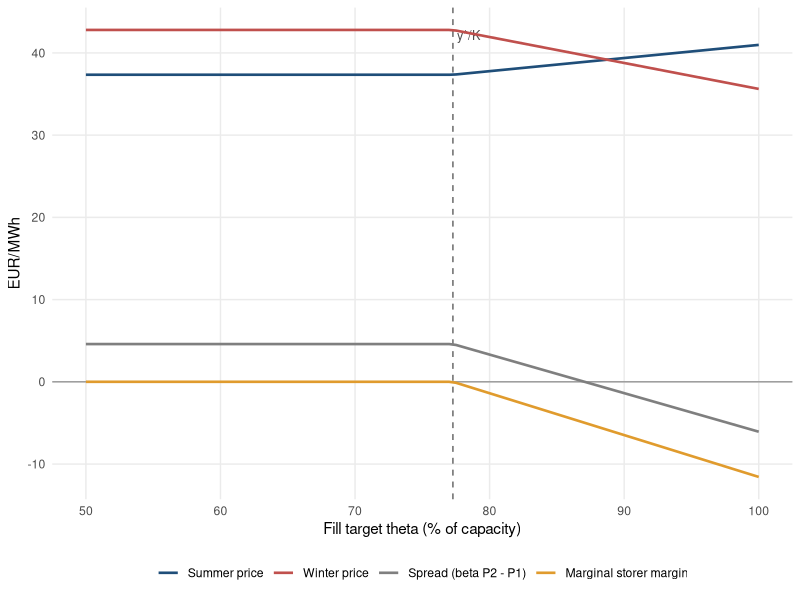
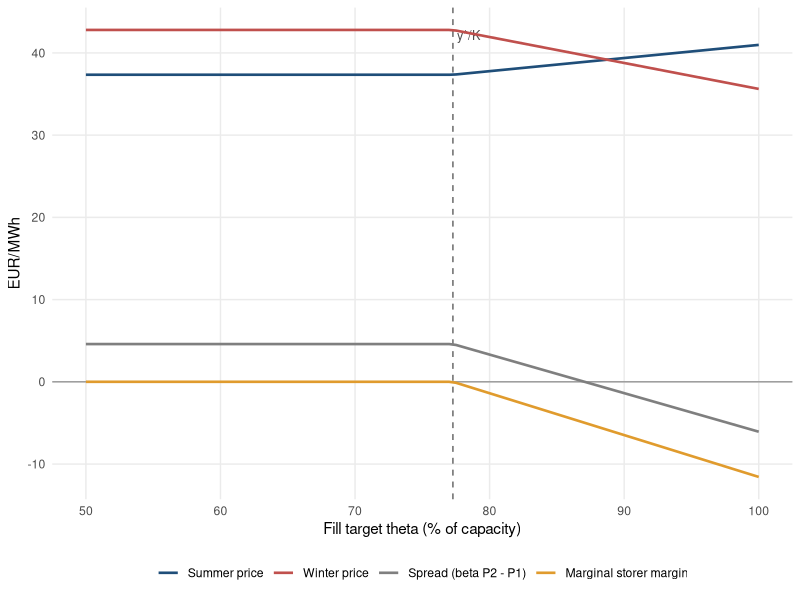
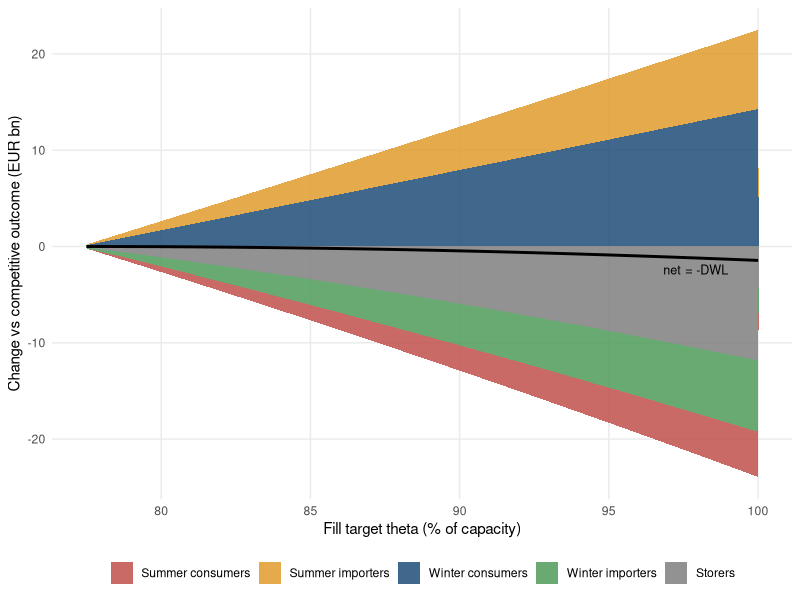
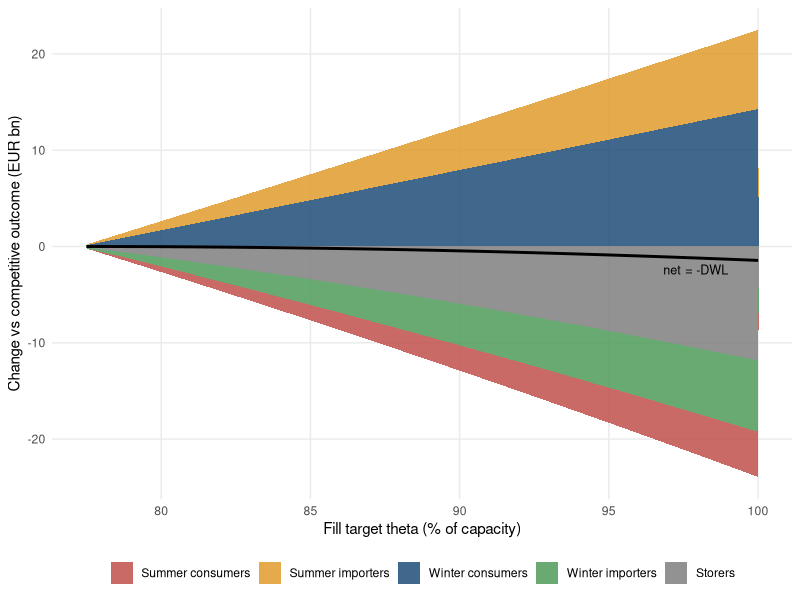
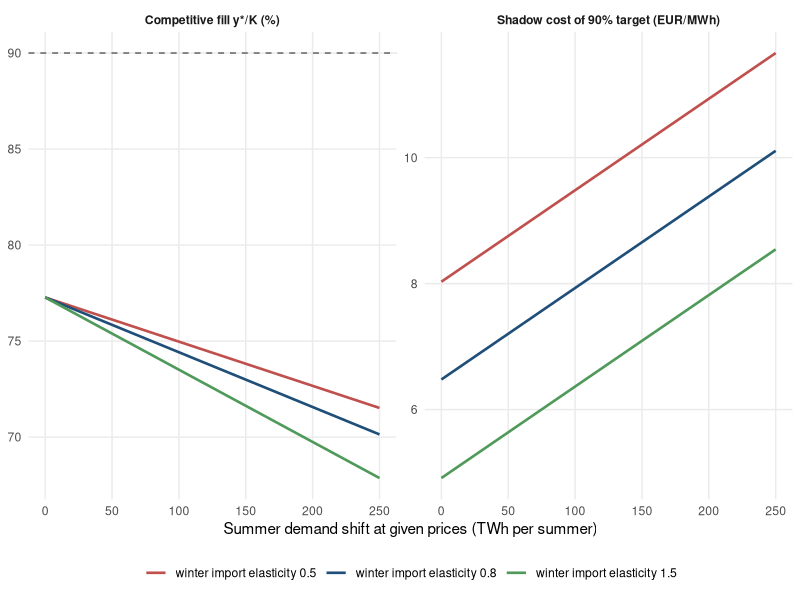
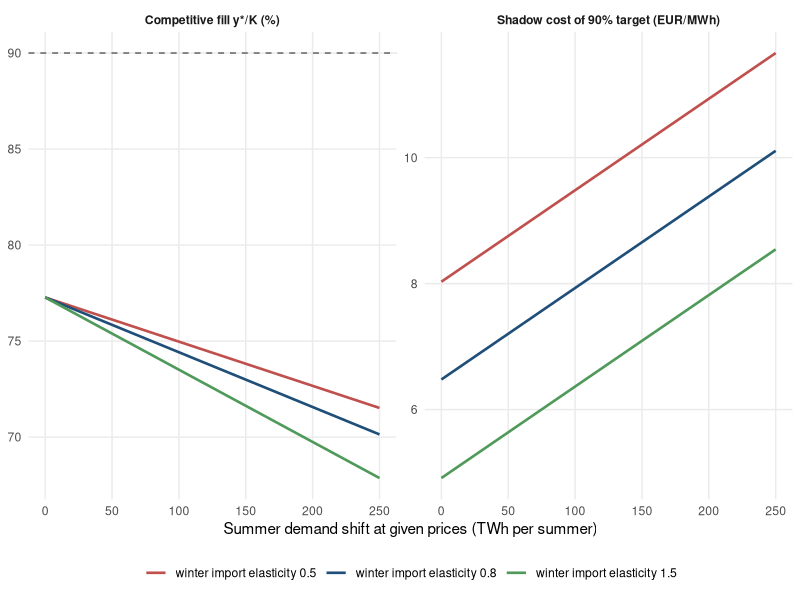
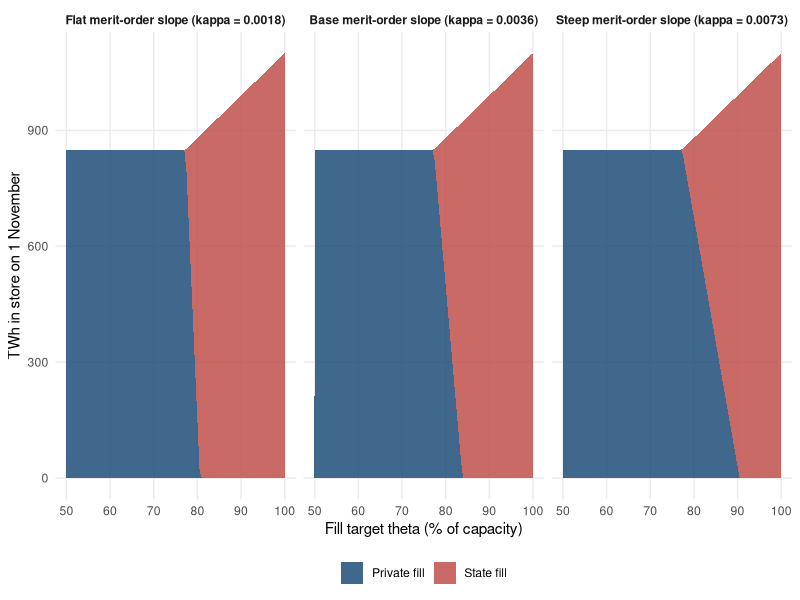
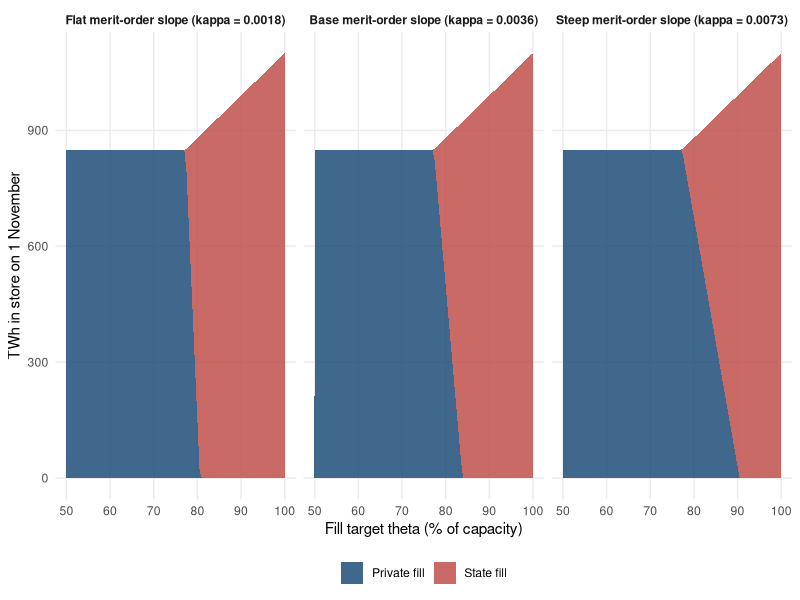

Generate these figures, in order, with R:
# Step 1 model: competitive two-season storage benchmark with a fill mandate
#
# Companion to model/step1_competitive_benchmark.tex. Everything here is closed form;
# the script only evaluates the formulas of the note on an ILLUSTRATIVE parameter set
# (EU-sized, round numbers, not a calibration) and draws the figures used in the note.
#
# Units: quantities in TWh per season (summer = Apr-Sep, winter = Oct-Mar),
#        prices in EUR/MWh, so price x quantity is in EUR million (1 TWh = 1e6 MWh).
#
# Notation (as in the note)
#   P_t(y) = P0_t + s_1 y (summer),  P0_2 - s_2 y (winter)   residual price functions
#   s_t  = b_t g_t / (b_t + g_t)    price impact of storage (demand slope b, import-supply slope g)
#   w_t  = g_t / (b_t + g_t)        share of a storage change absorbed by consumption
#   C(y) = c y + kappa/2 y^2        storage cost (kappa = slope of the facility merit order)
#   Delta0 = beta P0_2 - P0_1 - c   no-storage net spread
#   sigma = s_1 + beta s_2,  Lambda = sigma + kappa
#   y*  = min(K, max(0, Delta0 / Lambda))
#
# Output: output/model_step1/  figures (pdf + png) and tables (csv)
# Packages: install.packages(c("data.table", "ggplot2"))
# Run: Source in RStudio, or Rscript code/model_step1_benchmark.R from the repo folder.

library(data.table)
library(ggplot2)

ROOT <- "C:/Users/s-bas-37/Documents/GitHub/natural_gas_storage"
if (!dir.exists(ROOT)) ROOT <- getwd()
OUT <- file.path(ROOT, "output", "model_step1")
dir.create(OUT, recursive = TRUE, showWarnings = FALSE)

theme_set(theme_minimal(base_size = 11) +
            theme(panel.grid.minor = element_blank(), legend.position = "bottom",
                  strip.text = element_text(face = "bold")))
save_plot <- function(p, name, w = 7, h = 4.3) {
  ggsave(file.path(OUT, paste0(name, ".pdf")), p, width = w, height = h)
  ggsave(file.path(OUT, paste0(name, ".png")), p, width = w, height = h, dpi = 200, bg = "white")
  message("  saved ", name)
}
COL <- c("#1f4e79", "#c0504d", "#7f7f7f", "#e09b2d", "#4f9a5a", "#7a5195")

# ---------------------------------------------------------------------------
# 1. Illustrative parameters, set from elasticities at a reference point
# ---------------------------------------------------------------------------
# Reference point = the competitive equilibrium y*: summer/winter consumption,
# a reference price, demand and import-supply elasticities. The no-storage
# winter price P0_2 is then backed out so that y* equals y_ref.
ref <- list(
  K      = 1100,     # working gas volume, TWh (EU order of magnitude)
  y_ref  = 850,      # competitive fill, TWh (~77% of K): so a 90% target binds
  D1     = 1300,     # summer consumption at y*, TWh
  D2     = 2000,     # winter consumption at y*, TWh
  P_ref  = 35,       # reference price, EUR/MWh
  eps_d1 = 0.20,     # |demand elasticity|, summer (power sector switching)
  eps_d2 = 0.15,     # |demand elasticity|, winter (heating)
  eta1   = 1.00,     # import (LNG + pipeline) supply elasticity, summer
  eta2   = 0.80,     # import supply elasticity, winter
  c      = 1.5,      # unit injection + withdrawal cost of the cheapest facilities, EUR/MWh
  c_top  = 5.5,      # unit cost of the most expensive facility at full K, EUR/MWh
  beta   = 0.98,     # half-year discount factor (~4% a year)
  P0_1   = 25        # no-storage summer price, EUR/MWh
)

make_par <- function(r = ref) {
  M1 <- r$D1 + r$y_ref; M2 <- r$D2 - r$y_ref            # imports at y*
  b1 <- r$P_ref / (r$eps_d1 * r$D1); b2 <- r$P_ref / (r$eps_d2 * r$D2)
  g1 <- r$P_ref / (r$eta1 * M1);     g2 <- r$P_ref / (r$eta2 * M2)
  p <- list(K = r$K, c = r$c, beta = r$beta, kappa = (r$c_top - r$c) / r$K,
            b1 = b1, b2 = b2, g1 = g1, g2 = g2,
            s1 = b1 * g1 / (b1 + g1), s2 = b2 * g2 / (b2 + g2),
            w1 = g1 / (b1 + g1),      w2 = g2 / (b2 + g2))
  p$sigma  <- p$s1 + p$beta * p$s2
  p$Lambda <- p$sigma + p$kappa
  p$P0_1   <- r$P0_1
  p$Delta0 <- p$Lambda * r$y_ref                         # so that y* = y_ref
  p$P0_2   <- (p$Delta0 + p$P0_1 + p$c) / p$beta
  p$D0_1   <- r$D1 + p$w1 * r$y_ref                      # no-storage quantities
  p$D0_2   <- r$D2 - p$w2 * r$y_ref
  p
}
par0 <- make_par()

# ---------------------------------------------------------------------------
# 2. Closed-form objects
# ---------------------------------------------------------------------------
ystar <- function(p) min(p$K, max(0, p$Delta0 / p$Lambda))

outcome <- function(p, y) {
  data.table(
    y  = y,
    P1 = p$P0_1 + p$s1 * y,
    P2 = p$P0_2 - p$s2 * y,
    D1 = p$D0_1 - p$w1 * y,          M1 = p$D0_1 + (1 - p$w1) * y,
    D2 = p$D0_2 + p$w2 * y,          M2 = p$D0_2 - (1 - p$w2) * y
  )[, `:=`(spread     = p$beta * P2 - P1,
           margin     = p$beta * P2 - P1 - p$c - p$kappa * y,    # marginal storer margin
           profit     = (p$beta * P2 - P1 - p$c) * y - p$kappa / 2 * y^2)][]
}

# Welfare changes from moving fill from y0 to y1 (exact for linear model)
incidence <- function(p, y0, y1) {
  a <- outcome(p, y0); m <- outcome(p, y1)
  dP1 <- m$P1 - a$P1; dP2 <- m$P2 - a$P2
  dt <- data.table(
    group = c("Summer consumers", "Summer importers", "Winter consumers",
              "Winter importers", "Storers"),
    value = c(-dP1 * (a$D1 + m$D1) / 2,
              dP1 * (a$M1 + m$M1) / 2,
              -p$beta * dP2 * (a$D2 + m$D2) / 2,
              p$beta * dP2 * (a$M2 + m$M2) / 2,
              m$profit - a$profit))
  dt[]
}

ys <- ystar(par0)
ybar <- 0.9 * par0$K
G <- ybar - ys
inc <- incidence(par0, ys, ybar)
dwl_formula <- par0$Lambda / 2 * G^2
stopifnot(abs(sum(inc$value) + dwl_formula) < 1e-6)     # incidence adds up to -DWL

key <- data.table(
  item = c("y* (TWh)", "y*/K", "mandated fill (TWh)", "gap G (TWh)",
           "s1", "s2", "kappa", "sigma", "Lambda", "omega1", "omega2",
           "P1 at y*", "P2 at y*", "P1 at mandate", "P2 at mandate",
           "spread beta*P2-P1 at y*", "spread at mandate",
           "shadow price nu = Lambda*G (EUR/MWh)",
           "storer profit at y* (EURm)", "storer profit at mandate (EURm)",
           "DWL (EURm)", "summer consumers (EURm)", "winter consumers (EURm)",
           "summer importers (EURm)", "winter importers (EURm)", "storers (EURm)",
           "per-unit subsidy sigma_s needed (EUR/MWh)", "subsidy bill (EURm)",
           "state fill z (TWh)", "private fill under state filling (TWh)", "state loss (EURm)"),
  value = NA_real_)
a0 <- outcome(par0, ys); m0 <- outcome(par0, ybar)
yp <- max(0, (par0$Delta0 - par0$sigma * ybar) / par0$kappa)  # private fill under state filling
z  <- ybar - yp                                                 # state fill (corner when yp = 0)
state_loss <- (par0$P0_1 + par0$s1 * ybar + par0$c - par0$beta * (par0$P0_2 - par0$s2 * ybar)) * z +
  par0$kappa / 2 * (ybar^2 - yp^2)
key$value <- c(ys, ys / par0$K, ybar, G, par0$s1, par0$s2, par0$kappa, par0$sigma, par0$Lambda,
               par0$w1, par0$w2, a0$P1, a0$P2, m0$P1, m0$P2, a0$spread, m0$spread,
               par0$Lambda * G, a0$profit, m0$profit, dwl_formula,
               inc$value[1], inc$value[3], inc$value[2], inc$value[4], inc$value[5],
               par0$Lambda * G, par0$Lambda * G * ybar, z, yp, state_loss)
key[, value := round(value, 4)]
fwrite(key, file.path(OUT, "key_numbers.csv"))
print(key)

# ---------------------------------------------------------------------------
# 3. Figure 1: prices, spread and storer margin against the fill target theta
# ---------------------------------------------------------------------------
th <- seq(0.5, 1, by = 0.005)
f1 <- rbindlist(lapply(th, function(t) {
  y <- max(ys, t * par0$K); o <- outcome(par0, y); o[, theta := t]
}))
f1l <- melt(f1, id.vars = "theta", measure.vars = c("P1", "P2", "spread", "margin"))
f1l[, variable := factor(variable, levels = c("P1", "P2", "spread", "margin"),
                         labels = c("Summer price", "Winter price",
                                    "Spread (beta P2 - P1)", "Marginal storer margin"))]
p1 <- ggplot(f1l, aes(theta * 100, value, colour = variable)) +
  geom_hline(yintercept = 0, colour = "grey60") +
  geom_vline(xintercept = 100 * ys / par0$K, linetype = "dashed", colour = "grey40") +
  annotate("text", x = 100 * ys / par0$K, y = max(f1l$value), label = " y*/K",
           hjust = 0, vjust = 1, size = 3.2, colour = "grey30") +
  geom_line(linewidth = 0.9) +
  scale_colour_manual(values = COL[1:4], name = NULL) +
  labs(x = "Fill target theta (% of capacity)", y = "EUR/MWh")
save_plot(p1, "fig1_prices_spread")

# ---------------------------------------------------------------------------
# 4. Figure 2: incidence of the mandate by target theta (unfunded mandate)
# ---------------------------------------------------------------------------
f2 <- rbindlist(lapply(th[th * par0$K >= ys], function(t) {
  d <- incidence(par0, ys, t * par0$K); d[, theta := t]
}))
f2[, group := factor(group, levels = c("Summer consumers", "Summer importers",
                                       "Winter consumers", "Winter importers", "Storers"))]
f2dwl <- f2[, .(dwl = sum(value)), by = theta]
p2 <- ggplot(f2, aes(theta * 100, value / 1000, fill = group)) +
  geom_area(position = "stack", alpha = 0.85) +
  geom_line(data = f2dwl, aes(theta * 100, dwl / 1000), inherit.aes = FALSE,
            linewidth = 1, colour = "black") +
  annotate("text", x = 99, y = min(f2dwl$dwl) / 1000, label = "net = -DWL",
           hjust = 1, vjust = 1.4, size = 3.2) +
  scale_fill_manual(values = COL[c(2, 4, 1, 5, 3)], name = NULL) +
  labs(x = "Fill target theta (% of capacity)", y = "Change vs competitive outcome (EUR bn)")
save_plot(p2, "fig2_incidence")

# ---------------------------------------------------------------------------
# 5. Figure 3: distorted seasonality. Higher summer demand -> lower y*, larger DWL
# ---------------------------------------------------------------------------
# A summer demand shift of dD TWh at given prices raises A_1 by b_1 dD and the
# no-storage summer price by w_1 * b_1 dD = s_1 dD. Two winter import elasticities.
f3 <- rbindlist(lapply(c(0.5, 0.8, 1.5), function(e2) {
  r <- ref; r$eta2 <- e2; p <- make_par(r)
  rbindlist(lapply(seq(0, 250, by = 5), function(dD) {
    q <- p; q$P0_1 <- p$P0_1 + p$s1 * dD; q$Delta0 <- q$beta * q$P0_2 - q$P0_1 - q$c
    y <- ystar(q); G <- max(0, 0.9 * q$K - y)
    data.table(eta2 = e2, dD = dD, fill = y / q$K,
               dwl = q$Lambda / 2 * G^2 + ifelse(q$Delta0 < 0, -q$Delta0 * G, 0),
               nu = q$Lambda * G)
  }))
}))
f3[, eta2 := factor(eta2, labels = paste("winter import elasticity", c(0.5, 0.8, 1.5)))]
f3l <- melt(f3, id.vars = c("eta2", "dD"), measure.vars = c("fill", "nu"))
f3l[variable == "fill", value := 100 * value]
f3l[, variable := factor(variable, labels = c("Competitive fill y*/K (%)",
                                              "Shadow cost of 90% target (EUR/MWh)"))]
p3 <- ggplot(f3l, aes(dD, value, colour = eta2)) +
  geom_line(linewidth = 0.9) +
  geom_hline(data = data.table(variable = factor("Competitive fill y*/K (%)",
                                                 levels = levels(f3l$variable)), yint = 90),
             aes(yintercept = yint), linetype = "dashed", colour = "grey40") +
  facet_wrap(~variable, scales = "free_y") +
  scale_colour_manual(values = COL[c(2, 1, 5)], name = NULL) +
  labs(x = "Summer demand shift at given prices (TWh per summer)", y = NULL)
save_plot(p3, "fig3_seasonality_shift", w = 8, h = 4)
# Note: when the summer price shift is equal at every elasticity, the curves differ only
# through Lambda (how fast storage moves prices).

# ---------------------------------------------------------------------------
# 6. Figure 4: state filling and crowding out
# ---------------------------------------------------------------------------
f4 <- rbindlist(lapply(c(0.5, 1, 2), function(mult) {
  r <- ref; r$c_top <- r$c + mult * (ref$c_top - ref$c); p <- make_par(r)
  y0 <- ystar(p)
  rbindlist(lapply(th, function(t) {
    yb <- t * p$K
    if (yb <= y0) return(data.table(theta = t, private = y0, state = 0))
    yp <- max(0, (p$Delta0 - p$sigma * yb) / p$kappa)
    data.table(theta = t, private = yp, state = yb - yp)
  }))[, kappa := sprintf("%s merit-order slope (kappa = %.4f)",
                          c("Flat", "Base", "Steep")[match(mult, c(0.5, 1, 2))], p$kappa)]
}))
f4l <- melt(f4, id.vars = c("theta", "kappa"), variable.name = "who")
f4l[, who := factor(who, levels = c("state", "private"))]   # private fill drawn at the bottom
f4l[, kappa := factor(kappa, levels = unique(kappa))]
p4 <- ggplot(f4l, aes(theta * 100, value, fill = who)) +
  geom_area(alpha = 0.85) +
  facet_wrap(~kappa) +
  scale_fill_manual(values = c(private = COL[1], state = COL[2]), name = NULL,
                    breaks = c("private", "state"), labels = c("Private fill", "State fill")) +
  labs(x = "Fill target theta (% of capacity)", y = "TWh in store on 1 November")
save_plot(p4, "fig4_state_filling", w = 9, h = 3.8)

message("done: ", OUT)
